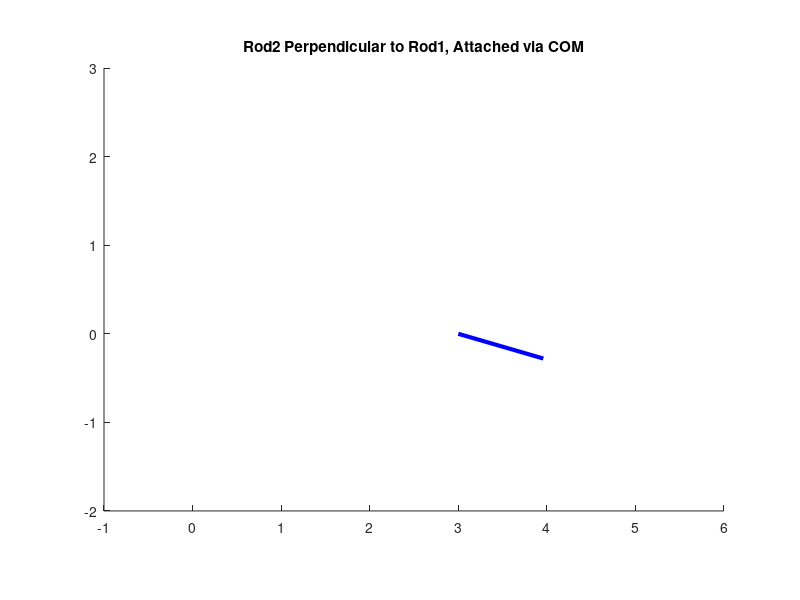

MATLAB code for this plot:
%% Two-Rod Pivot Break Simulation (Rod2 perpendicular, attached via COM)
clc; clear; close all;

%% Parameters
L1 = 1;           % Rod 1 length
L2 = 0.8;         % Rod 2 length
omega1 = 2;       % Angular velocity of Rod 1 about pivot
dt = 0.01;        % time step
T_pivot = 3;      % time before break
T_free = 2;       % time after break

%% Rod 1 pivot
pivot = [3,0];

%% Initial angles
theta1 = 0;       % Rod 1 angle

%% Figure setup
figure('Color','w'); hold on; axis equal;
xlim([-1 6]); ylim([-2 3]);
rod1_line = plot([0 L1],[0 0],'b','LineWidth',3);
rod2_line = plot([0 0],[0 0],'r','LineWidth',3);
title('Rod2 Perpendicular to Rod1, Attached via COM');

%% Precompute Rod2 parameters
m2 = 1; I2 = (1/12)*m2*L2^2;  % moment of inertia about COM

%% Stage 1: Pivoted rotation (Rod2 attached via COM, perpendicular)
for t = 0:dt:T_pivot
    theta1 = omega1*t;  % Rod 1 rotation
    
    % Rod 1 endpoints
    x1 = pivot(1);
    y1 = pivot(2);
    x2 = pivot(1) + L1*cos(theta1);
    y2 = pivot(2) + L1*sin(theta1);
    
    % Rod 2 COM position = Rod1 end (pivoted tip)
    COM2_pos = [x2; y2];
    
    % Rod2 perpendicular to Rod1
    theta2 = theta1 + pi/2; 
    
    % Rod2 endpoints (symmetric about COM)
    x3 = COM2_pos(1) - L2/2*cos(theta2);
    y3 = COM2_pos(2) - L2/2*sin(theta2);
    x4 = COM2_pos(1) + L2/2*cos(theta2);
    y4 = COM2_pos(2) + L2/2*sin(theta2);
    
    % Update plot
    set(rod1_line,'XData',[x1 x2],'YData',[y1 y2]);
    set(rod2_line,'XData',[x3 x4],'YData',[y3 y4]);
    pause(dt);
end

%% Stage 2: Free motion after Rod2 detaches
% Velocity of COM2 = velocity of Rod1 tip
r_C_pivot = [L1;0];  % vector from pivot to Rod1 end
v_COM2 = omega1*[-r_C_pivot(2); r_C_pivot(1)];  % linear velocity of Rod1 tip

% Angular velocity of Rod2 about its COM (inherits Rod1 rotation)
omega_COM2 = omega1;

% Initial COM and orientation
theta_total = theta2;
COM2_pos = [pivot(1)+L1*cos(theta1); pivot(2)+L1*sin(theta1)];

for t = 0:dt:T_free
    % Update COM position
    COM2_pos = COM2_pos + v_COM2*dt;
    
    % Update rod angle about COM
    theta_total = theta_total + omega_COM2*dt;
    
    % Compute Rod2 endpoints
    x3 = COM2_pos(1) - L2/2*cos(theta_total);
    y3 = COM2_pos(2) - L2/2*sin(theta_total);
    x4 = COM2_pos(1) + L2/2*cos(theta_total);
    y4 = COM2_pos(2) + L2/2*sin(theta_total);
    
    % Update plot
    set(rod2_line,'XData',[x3 x4],'YData',[y3 y4]);
    pause(dt);
end
